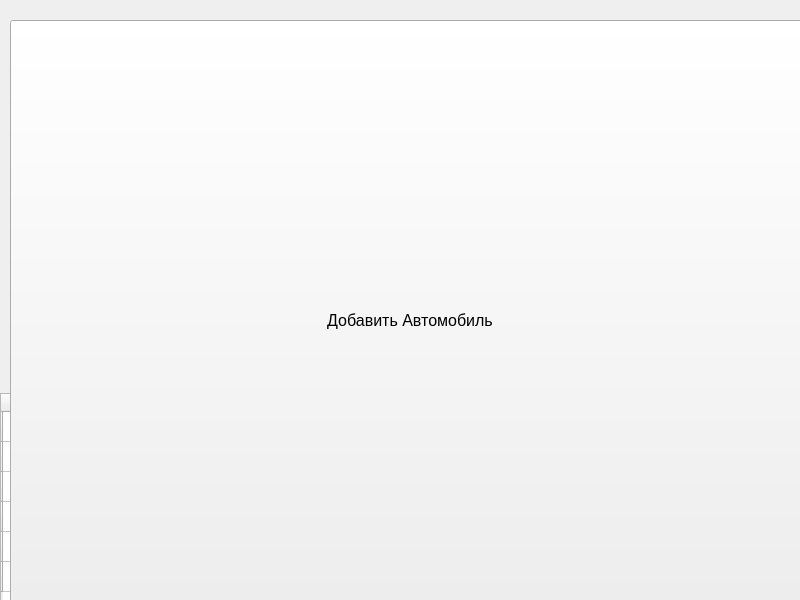
<?xml version="1.0" encoding="UTF-8"?>
<ui version="4.0">
 <class>CarForm</class>
 <widget class="QWidget" name="CarForm">
  <property name="geometry">
   <rect>
    <x>0</x>
    <y>0</y>
    <width>800</width>
    <height>600</height>
   </rect>
  </property>
  <property name="windowTitle">
   <string>Form</string>
  </property>
  <widget class="QTableWidget" name="tableWidget">
   <property name="geometry">
    <rect>
     <x>0</x>
     <y>393</y>
     <width>800</width>
     <height>600</height>
    </rect>
   </property>
   <row>
    <property name="text">
     <string/>
    </property>
   </row>
   <row>
    <property name="text">
     <string/>
    </property>
   </row>
   <row>
    <property name="text">
     <string/>
    </property>
   </row>
   <row>
    <property name="text">
     <string/>
    </property>
   </row>
   <row>
    <property name="text">
     <string/>
    </property>
   </row>
   <row>
    <property name="text">
     <string/>
    </property>
   </row>
   <column>
    <property name="text">
     <string>№</string>
    </property>
   </column>
   <column>
    <property name="text">
     <string>Марка</string>
    </property>
   </column>
   <column>
    <property name="text">
     <string>Модель</string>
    </property>
   </column>
   <column>
    <property name="text">
     <string>Год выпуска</string>
    </property>
   </column>
   <column>
    <property name="text">
     <string>Коробка передач</string>
    </property>
   </column>
   <column>
    <property name="text">
     <string>Мощность двигателя</string>
    </property>
   </column>
  </widget>
  <widget class="QWidget" name="layoutWidget">
   <property name="geometry">
    <rect>
     <x>60</x>
     <y>260</y>
     <width>800</width>
     <height>600</height>
    </rect>
   </property>
   <layout class="QHBoxLayout" name="horizontalLayout_2">
    <item>
     <widget class="QLabel" name="label_2">
      <property name="font">
       <font>
        <pointsize>14</pointsize>
       </font>
      </property>
      <property name="text">
       <string>Введите модель искомого автомобиля:     </string>
      </property>
     </widget>
    </item>
    <item>
     <widget class="QLineEdit" name="ModelInput"/>
    </item>
   </layout>
  </widget>
  <widget class="QPushButton" name="Delete">
   <property name="geometry">
    <rect>
     <x>280</x>
     <y>20</y>
     <width>800</width>
     <height>600</height>
    </rect>
   </property>
   <property name="font">
    <font>
     <pointsize>12</pointsize>
    </font>
   </property>
   <property name="text">
    <string>Удалить Автомобиль</string>
   </property>
  </widget>
  <widget class="QPushButton" name="Return">
   <property name="geometry">
    <rect>
     <x>670</x>
     <y>350</y>
     <width>800</width>
     <height>600</height>
    </rect>
   </property>
   <property name="font">
    <font>
     <pointsize>14</pointsize>
    </font>
   </property>
   <property name="text">
    <string>Return</string>
   </property>
  </widget>
  <widget class="QPushButton" name="Search">
   <property name="geometry">
    <rect>
     <x>550</x>
     <y>20</y>
     <width>800</width>
     <height>600</height>
    </rect>
   </property>
   <property name="font">
    <font>
     <pointsize>12</pointsize>
    </font>
   </property>
   <property name="text">
    <string>Найти Автомобиль</string>
   </property>
  </widget>
  <widget class="QWidget" name="layoutWidget_2">
   <property name="geometry">
    <rect>
     <x>60</x>
     <y>150</y>
     <width>800</width>
     <height>600</height>
    </rect>
   </property>
   <layout class="QHBoxLayout" name="horizontalLayout">
    <item>
     <widget class="QLabel" name="label">
      <property name="font">
       <font>
        <pointsize>14</pointsize>
       </font>
      </property>
      <property name="text">
       <string>Введите номер удаляемого автомобиля:     </string>
      </property>
     </widget>
    </item>
    <item>
     <widget class="QLineEdit" name="NumberInput"/>
    </item>
   </layout>
  </widget>
  <widget class="QPushButton" name="Add">
   <property name="geometry">
    <rect>
     <x>10</x>
     <y>20</y>
     <width>800</width>
     <height>600</height>
    </rect>
   </property>
   <property name="font">
    <font>
     <pointsize>12</pointsize>
    </font>
   </property>
   <property name="text">
    <string>Добавить Автомобиль</string>
   </property>
  </widget>
 </widget>
 <resources/>
 <connections/>
</ui>
